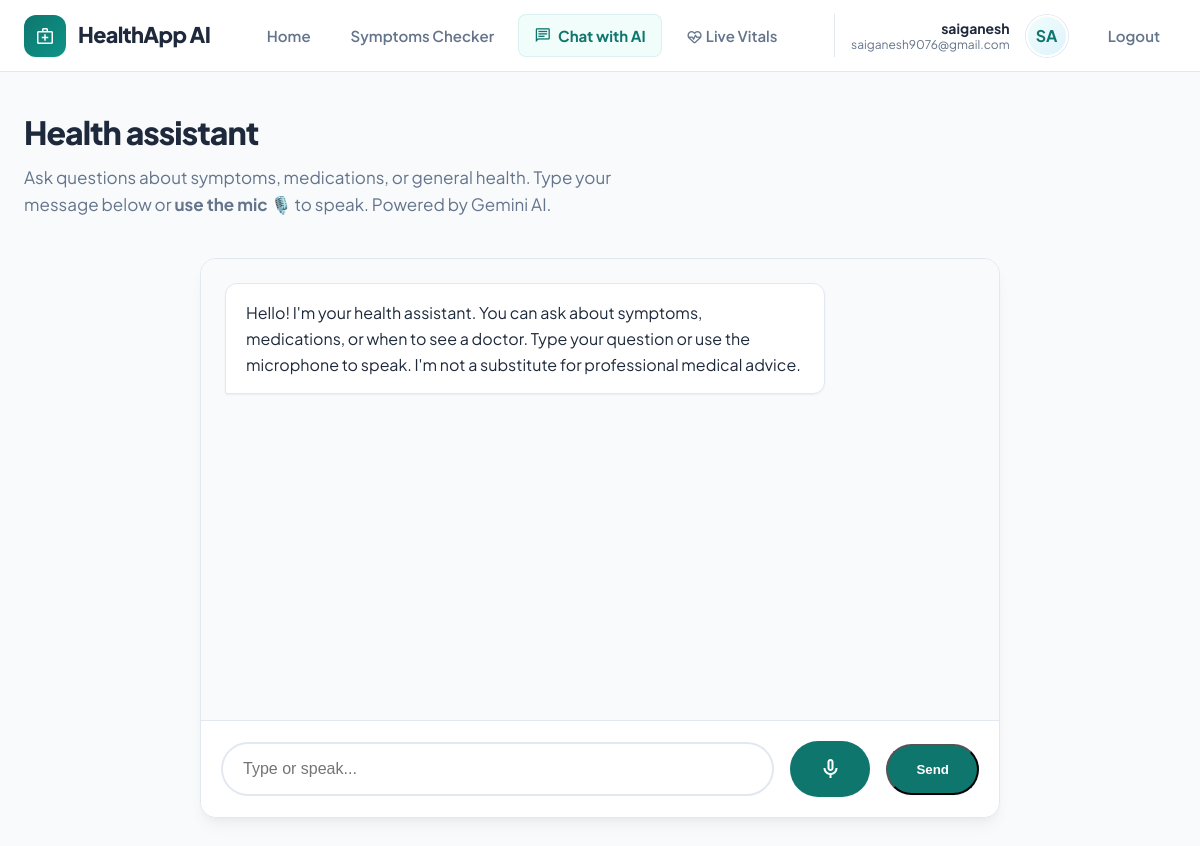
The page /chat (signed in) on the database its author committed.
### tables this page shows
CREATE TABLE users (
            id INTEGER PRIMARY KEY AUTOINCREMENT,
            email TEXT UNIQUE NOT NULL,
            password_hash TEXT NOT NULL,
            full_name TEXT NOT NULL,
            role TEXT DEFAULT 'patient', -- 'doctor' or 'patient'
            specialization TEXT,         -- Only for doctors
            created_at TEXT DEFAULT CURRENT_TIMESTAMP
        );

### app.py (the view)
@app.route("/chat")
@login_required
def chat_page():
    return render_template("chat.html", user=current_user())

### app.py (called while the page is built)
def login_required(f):
    @wraps(f)
    def inner(*args, **kwargs):
        user = current_user()
        if not user.get("id"):
            session.pop("user_id", None)
            if request.accept_mimetypes.best == "application/json":
                return jsonify({"error": "Login required"}), 401
            return redirect(url_for("login", next=request.url))
        return f(*args, **kwargs)
    return inner

def current_user():
    uid = session.get("user_id")
    if not uid:
        return {}
    return get_user_by_id(int(uid)) or {}

@app.context_processor
def inject_user():
    return {"current_user": current_user()}

### auth.py (called while the page is built)
def _get_conn():
    conn = sqlite3.connect(DB_PATH)
    conn.row_factory = sqlite3.Row
    return conn

def get_user_by_id(user_id: int) -> dict | None:
    conn = _get_conn()
    row = conn.execute("SELECT * FROM users WHERE id = ?", (user_id,)).fetchone()
    conn.close()
    return dict(row) if row else None

### templates/chat.html (shortened to what this page needs)
{% extends "base.html" %}
{% block content %}
<div class="page-header">
  <h1 class="page-title">Health assistant</h1>
  <p class="page-desc">Ask questions about symptoms, medications, or general health. Type your message below or
    <strong>use the mic</strong> 🎙️ to speak. Powered by Gemini AI.
  </p>
</div>
<div class="chat-page-wrap">
  <div class="chat-container">
    <div class="chat-messages" id="chat-messages">
      <div class="chat-msg bot">Hello! I'm your health assistant. You can ask about symptoms, medications, or when to
        see a doctor. Type your question or use the microphone to speak. I'm not a substitute for professional medical
        advice.</div>
    </div>
    <div class="chat-form-wrap">
      <form class="chat-form" id="chat-form">
        <input type="text" id="chat-input" placeholder="Type or speak..." autocomplete="off" aria-label="Chat message">
        <button type="button" id="mic-btn" class="btn-icon" title="Speak">
          <span class="material-symbols-outlined">mic</span>
        </button>
        <button type="submit" id="chat-send">Send</button>
      </form>
    </div>
  </div>
</div>
{% endblock %}

### templates/base.html (shortened to what this page needs)
<!DOCTYPE html>
<html lang="en">
<head>
  <link rel="stylesheet" href="{{ url_for('static', filename='css/app.css') }}">
</head>
<body>
  <div class="app">
    <header class="nav">
      <div class="nav-inner">
        <a href="/" class="nav-brand">
          <span class="nav-brand-icon">
            <span class="material-symbols-outlined" style="font-size:1.25rem">medical_services</span>
          </span>
          HealthApp AI
        </a>
        <nav class="nav-links" aria-label="Main">
          <a href="/" class="nav-link {% if request.endpoint == 'index' %}active{% endif %}">Home</a>
          <a href="/symptoms" class="nav-link {% if request.endpoint == 'symptoms_page' %}active{% endif %}">Symptoms
            Checker</a>
          <a href="/chat" class="nav-link nav-link-chat {% if request.endpoint == 'chat_page' %}active{% endif %}">
            <span class="material-symbols-outlined" style="font-size:1.1rem;vertical-align:middle;">chat</span>
            Chat with AI
          </a>
          {% if current_user and current_user.role == 'patient' %}
          <a href="/monitor" class="nav-link {% if request.endpoint == 'monitor_self' %}active{% endif %}">
            <span class="material-symbols-outlined" style="font-size:1.1rem;vertical-align:middle;">ecg_heart</span>
            Live Vitals
          </a>
          {% endif %}
        </nav>
        <div class="nav-user">
          {% if current_user %}
          <div class="nav-user-info">
            <p class="nav-user-name">{{ current_user.full_name }}</p>
            <p class="nav-user-id">{{ current_user.email }}</p>
          </div>
          <div class="nav-user-avatar">{{ current_user.full_name[:2].upper() if current_user.full_name else '?' }}</div>
          <a href="{{ url_for('logout') }}" class="nav-link" style="margin-left:0.5rem;">Logout</a>
          {% else %}
          <a href="{{ url_for('login') }}" class="nav-link">Login</a>
          {% endif %}
        </div>
      </div>
    </header>
    <main class="main">
      {% block content %}{% endblock %}
    </main>
  </div>
</body>
</html>

### templates/chat.html (style rules this page uses)
.btn-icon { background: none; border: none; cursor: pointer; color: var(--color-primary); padding: 0.5rem; border-radius: 50%; transition: background 0.2s; display: flex; align-items: center; justify-content: center; }

### rows shown on the page
users: full_name "saiganesh", email "saiganesh9076@gmail.com", full_name "SA"
